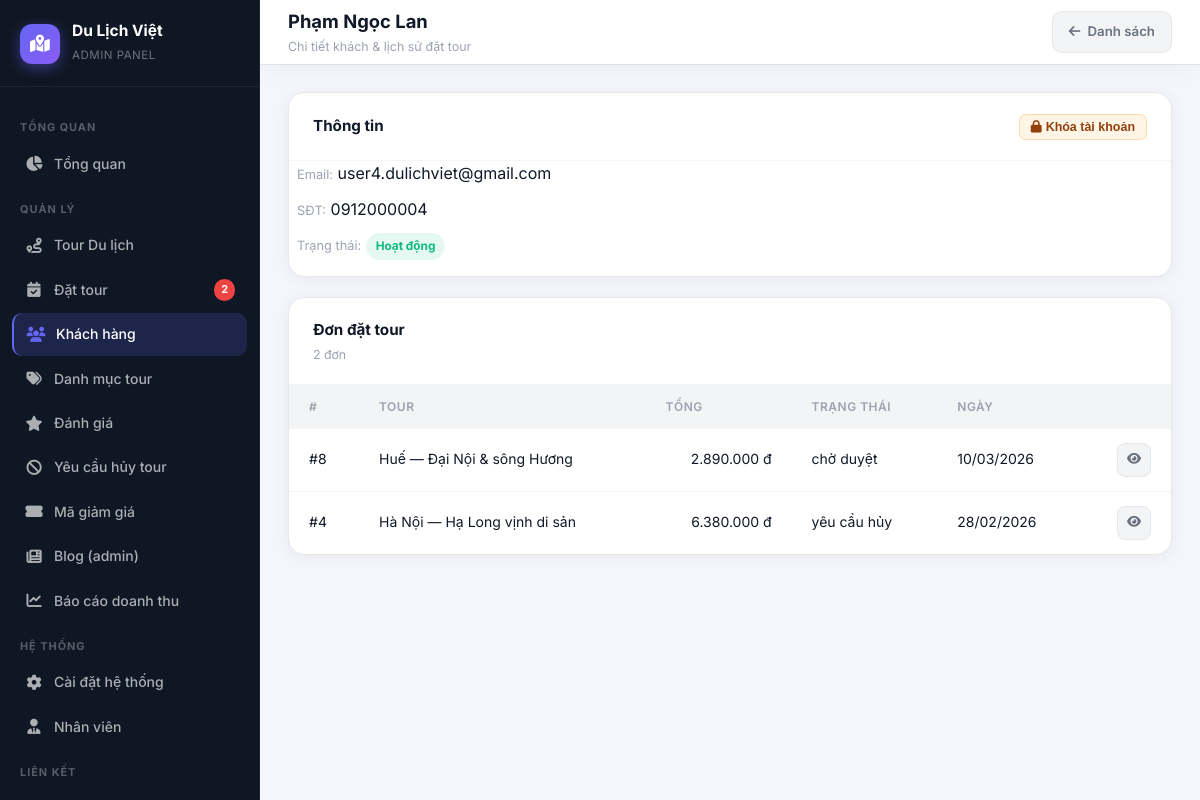
/admin/users/detail.php?id=6 (signed in), run on the app's committed database.
### tables this page shows
CREATE TABLE `users` (
  `id` INT UNSIGNED NOT NULL AUTO_INCREMENT,
  `full_name` VARCHAR(120) NOT NULL,
  `email` VARCHAR(190) NOT NULL,
  `password` VARCHAR(255) NOT NULL,
  `phone` VARCHAR(20) NOT NULL DEFAULT '',
  `role` ENUM('user','staff','admin') NOT NULL DEFAULT 'user',
  `is_active` TINYINT(1) NOT NULL DEFAULT 1,
  `created_at` DATETIME NOT NULL DEFAULT CURRENT_TIMESTAMP,
  `updated_at` DATETIME NULL DEFAULT NULL ON UPDATE CURRENT_TIMESTAMP,
  PRIMARY KEY (`id`),
  UNIQUE KEY `uq_users_email` (`email`),
  KEY `idx_users_role` (`role`)
);

CREATE TABLE `bookings` (
  `id` INT UNSIGNED NOT NULL AUTO_INCREMENT,
  `user_id` INT UNSIGNED NOT NULL,
  `tour_id` INT UNSIGNED NOT NULL,
  `adults` INT UNSIGNED NOT NULL DEFAULT 1,
  `children` INT UNSIGNED NOT NULL DEFAULT 0,
  `departure_date` DATE NULL DEFAULT NULL,
  `coupon_code` VARCHAR(40) NULL DEFAULT NULL,
  `discount_amount` DECIMAL(12,2) NOT NULL DEFAULT 0.00,
  `holiday_surcharge_percent` TINYINT UNSIGNED NOT NULL DEFAULT 0,
  `holiday_surcharge_amount` DECIMAL(12,2) NOT NULL DEFAULT 0.00,
  `total_amount` DECIMAL(12,2) NOT NULL DEFAULT 0.00,
  `status` ENUM(
    'chờ duyệt',
    'đã xác nhận',
    'đã thanh toán',
    'yêu cầu hủy',
    'đã hủy'
  ) NOT NULL DEFAULT 'chờ duyệt',
  `cancel_reason` TEXT NULL DEFAULT NULL,
  `created_at` DATETIME NOT NULL DEFAULT CURRENT_TIMESTAMP,
  `updated_at` DATETIME NULL DEFAULT NULL ON UPDATE CURRENT_TIMESTAMP,
  PRIMARY KEY (`id`),
  KEY `idx_bookings_user` (`user_id`),
  KEY `idx_bookings_tour` (`tour_id`),
  KEY `idx_bookings_status` (`status`),
  KEY `idx_bookings_created` (`created_at`),
  CONSTRAINT `fk_bookings_user`
    FOREIGN KEY (`user_id`) REFERENCES `users` (`id`)
    ON DELETE CASCADE ON UPDATE CASCADE,
  CONSTRAINT `fk_bookings_tour`
    FOREIGN KEY (`tour_id`) REFERENCES `tours` (`id`)
    ON DELETE RESTRICT ON UPDATE CASCADE
);

CREATE TABLE `tours` (
  `id` INT UNSIGNED NOT NULL AUTO_INCREMENT,
  `category_id` INT UNSIGNED NULL DEFAULT NULL,
  `tour_name` VARCHAR(255) NOT NULL,
  `description` TEXT NULL,
  `journey_intro` MEDIUMTEXT NULL DEFAULT NULL,
  `highlights` MEDIUMTEXT NULL DEFAULT NULL,
  `departure_schedule` MEDIUMTEXT NULL DEFAULT NULL,
  `itinerary` MEDIUMTEXT NULL DEFAULT NULL,
  `destination` VARCHAR(255) NOT NULL,
  `duration` VARCHAR(80) NOT NULL DEFAULT '',
  `price` DECIMAL(12,2) NOT NULL DEFAULT 0.00,
  `image_url` VARCHAR(512) NULL DEFAULT NULL,
  `gallery_urls` MEDIUMTEXT NULL DEFAULT NULL,
  `available_slots` INT UNSIGNED NOT NULL DEFAULT 0,
  `status` ENUM('hiện','ẩn') NOT NULL DEFAULT 'hiện',
  `created_at` DATETIME NOT NULL DEFAULT CURRENT_TIMESTAMP,
  `updated_at` DATETIME NULL DEFAULT NULL ON UPDATE CURRENT_TIMESTAMP,
  PRIMARY KEY (`id`),
  KEY `idx_tours_category` (`category_id`),
  KEY `idx_tours_status` (`status`),
  CONSTRAINT `fk_tours_category`
    FOREIGN KEY (`category_id`) REFERENCES `categories` (`id`)
    ON DELETE SET NULL ON UPDATE CASCADE
);

### includes/functions.php (called while the page is built, shortened)
<?php
function app_project_web_base(): string
{
    $sn = str_replace('\\', '/', (string) ($_SERVER['SCRIPT_NAME'] ?? ''));
    $dir = rtrim(dirname($sn), '/');
    $base = preg_replace('#(?:/admin|/staff|/auth|/frontend)(?:/.*)?$#', '', $dir);
    return $base === $dir ? $dir : (string) $base;
}
function app_url(string $path): string
{
    $b = app_project_web_base();
    $path = ltrim($path, '/');
    return ($b === '' ? '' : $b) . '/' . $path;
}
function app_admin_url(string $path): string
{
    return app_url('admin/' . ltrim($path, '/'));
}
function app_asset_url(string $path): string
{
    return app_url('assets/' . ltrim($path, '/'));
}

### admin/users/detail.php (the view, shortened to what this page needs)
<?php
require_once dirname(__DIR__, 2) . '/includes/db.php';
$id = (int) ($_GET['id'] ?? 0);
$user = null;
$bookings = [];
if ($id > 0) {
    try {
        $stmt = $pdo->prepare("SELECT * FROM users WHERE id = :id AND role = 'user' LIMIT 1");
        $stmt->execute(['id' => $id]);
        $user = $stmt->fetch();
        if ($user) {
            $b = $pdo->prepare(
                "SELECT b.id, b.status, b.total_amount, b.created_at, t.tour_name
                 FROM bookings b
                 JOIN tours t ON t.id = b.tour_id
                 WHERE b.user_id = :uid
                 ORDER BY b.created_at DESC"
            );
            $b->execute(['uid' => $id]);
            $bookings = $b->fetchAll();
        }
    } catch (Throwable) {
        $user = null;
    }
}
function h(mixed $v): string
{
    return htmlspecialchars((string) $v, ENT_QUOTES, 'UTF-8');
}
function money_fmt(float $n): string
{
    return number_format($n, 0, ',', '.') . ' đ';
}
$pageTitle    = $user ? h($user['full_name']) : 'Không tìm thấy';
$pageSubtitle = 'Chi tiết khách & lịch sử đặt tour';
$activePage   = 'users';
$listUrl = htmlspecialchars(app_admin_url('users/list.php'), ENT_QUOTES, 'UTF-8');
$topbarActions = <<<HTML
  <a href="{$listUrl}" class="topbar-btn topbar-btn-ghost"><i class="fas fa-arrow-left"></i> Danh sách</a>
HTML;
require dirname(__DIR__, 2) . '/includes/admin_header.php';
?>
<?php if (!$user): ?>
  <div class="data-card"><p class="cell-muted">Không có khách này.</p><a href="list.php" class="btn btn-ghost btn-sm">← Quay lại</a></div>
<?php else: ?>
  <div class="data-card" style="margin-bottom:20px">
    <div class="data-card-header">
      <div>
        <div class="data-card-title">Thông tin</div>
      </div>
      <form method="post" action="toggle_status.php" style="margin:0">
        <button type="submit" class="btn btn-warning-ghost btn-sm">
          <i class="fas fa-<?= (int) $user['is_active'] === 1 ? 'lock' : 'unlock' ?>"></i>
          <?= (int) $user['is_active'] === 1 ? 'Khóa tài khoản' : 'Mở khóa' ?>
        </button>
      </form>
    </div>
    <div style="padding:0 8px 16px;display:grid;gap:10px">
      <div><span class="cell-muted">Email:</span> <?= h($user['email']) ?></div>
      <div><span class="cell-muted">SĐT:</span> <?= h($user['phone']) ?></div>
      <div>
        <span class="cell-muted">Trạng thái:</span>
        <?php if ((int) $user['is_active'] === 1): ?>
          <span class="badge badge-success">Hoạt động</span>
        <?php else: ?>
          <span class="badge badge-danger">Đã khóa</span>
        <?php endif; ?>
      </div>
    </div>
  </div>
  <div class="data-card">
    <div class="data-card-header">
      <div>
        <div class="data-card-title">Đơn đặt tour</div>
        <div class="data-card-sub"><?= count($bookings) ?> đơn</div>
      </div>
    </div>
    <div style="overflow-x:auto">
      <table class="admin-table">
        <thead>
          <tr>
            <th>#</th>
            <th>Tour</th>
            <th class="cell-right">Tổng</th>
            <th>Trạng thái</th>
            <th>Ngày</th>
            <th class="cell-right"></th>
          </tr>
        </thead>
        <tbody>
          <?php if (empty($bookings)): ?>
            <tr><td colspan="6"><div class="empty-state"><i class="fas fa-receipt"></i><p>Chưa có đơn.</p></div></td></tr>
          <?php else: ?>
            <?php foreach ($bookings as $bk): ?>
              <tr>
                <td>#<?= (int) $bk['id'] ?></td>
                <td><?= h($bk['tour_name']) ?></td>
                <td class="cell-right"><?= money_fmt((float) $bk['total_amount']) ?></td>
                <td><?= h($bk['status']) ?></td>
                <td class="cell-muted"><?= date('d/m/Y', strtotime((string) $bk['created_at'])) ?></td>
                <td class="cell-right">
                  <a href="<?= h(app_admin_url('bookings/detail.php?id=' . (int) $bk['id'])) ?>" class="btn btn-ghost btn-sm btn-icon"><i class="fas fa-eye"></i></a>
                </td>
              </tr>
            <?php endforeach; ?>
          <?php endif; ?>
        </tbody>
      </table>
    </div>
  </div>
<?php endif; ?>
<?php require dirname(__DIR__, 2) . '/includes/admin_footer.php'; ?>

### includes/admin_header.php (shortened to what this page needs)
<?php
require_once __DIR__ . '/functions.php';
$activePage   = isset($activePage)   ? (string) $activePage   : 'dashboard';
$pageTitle    = isset($pageTitle)    ? (string) $pageTitle    : 'Tổng quan';
$pageSubtitle = isset($pageSubtitle) ? (string) $pageSubtitle : '';
$adminRole = isset($_SESSION['role'])      ? (string) $_SESSION['role']      : 'admin';
$pendingCount = 0;
try {
    $res = $pdo->query("SELECT COUNT(*) FROM bookings WHERE status = 'chờ duyệt'");
    $pendingCount = (int) $res->fetchColumn();
} catch (Throwable) {}
function adminH(mixed $v): string {
    return htmlspecialchars((string) $v, ENT_QUOTES, 'UTF-8');
}
?>
<!doctype html>
<html lang="vi">
<head>
  <link rel="stylesheet" href="https://cdnjs.cloudflare.com/ajax/libs/font-awesome/6.5.0/css/all.min.css" />
  <link rel="stylesheet" href="<?= htmlspecialchars(app_asset_url('css/admin.css'), ENT_QUOTES, 'UTF-8') ?>" />
</head>
<body>
<div class="admin-layout">
  <aside class="admin-sidebar" id="adminSidebar">
    <a href="<?= htmlspecialchars(app_admin_url('index.php'), ENT_QUOTES, 'UTF-8') ?>" class="sidebar-brand">
      <div class="brand-icon"><i class="fas fa-map-marked-alt"></i></div>
      <div class="brand-text">
        <strong>Du Lịch Việt</strong>
        <span>Admin Panel</span>
      </div>
    </a>
    <nav class="sidebar-nav">
      <div class="nav-section-label">Tổng quan</div>
      <a href="<?= htmlspecialchars(app_admin_url('index.php'), ENT_QUOTES, 'UTF-8') ?>" class="nav-item <?= $activePage === 'dashboard' ? 'active' : '' ?>">
        <i class="fas fa-chart-pie"></i> Tổng quan
      </a>
      <div class="nav-section-label">Quản lý</div>
      <a href="<?= htmlspecialchars(app_admin_url('tours/list.php'), ENT_QUOTES, 'UTF-8') ?>" class="nav-item <?= $activePage === 'tours' ? 'active' : '' ?>">
        <i class="fas fa-route"></i> Tour Du lịch
      </a>
      <a href="<?= htmlspecialchars(app_admin_url('bookings/list.php'), ENT_QUOTES, 'UTF-8') ?>" class="nav-item <?= $activePage === 'bookings' ? 'active' : '' ?>">
        <i class="fas fa-calendar-check"></i> Đặt tour
        <?php if ($pendingCount > 0): ?>
          <span class="nav-badge"><?= $pendingCount ?></span>
        <?php endif; ?>
      </a>
      <a href="<?= htmlspecialchars(app_admin_url('users/list.php'), ENT_QUOTES, 'UTF-8') ?>" class="nav-item <?= $activePage === 'users' ? 'active' : '' ?>">
        <i class="fas fa-users"></i> Khách hàng
      </a>
      <a href="<?= htmlspecialchars(app_admin_url('categories/list.php'), ENT_QUOTES, 'UTF-8') ?>" class="nav-item <?= $activePage === 'categories' ? 'active' : '' ?>">
        <i class="fas fa-tags"></i> Danh mục tour
      </a>
      <a href="<?= htmlspecialchars(app_admin_url('reviews/list.php'), ENT_QUOTES, 'UTF-8') ?>" class="nav-item <?= $activePage === 'reviews' ? 'active' : '' ?>">
        <i class="fas fa-star"></i> Đánh giá
      </a>
      <a href="<?= htmlspecialchars(app_admin_url('cancel_requests/list.php'), ENT_QUOTES, 'UTF-8') ?>" class="nav-item <?= $activePage === 'cancel_requests' ? 'active' : '' ?>">
        <i class="fas fa-ban"></i> Yêu cầu hủy tour
      </a>
      <a href="<?= htmlspecialchars(app_admin_url('coupons/list.php'), ENT_QUOTES, 'UTF-8') ?>" class="nav-item <?= $activePage === 'coupons' ? 'active' : '' ?>">
        <i class="fas fa-ticket-alt"></i> Mã giảm giá
      </a>
      <a href="<?= htmlspecialchars(app_admin_url('blog/list.php'), ENT_QUOTES, 'UTF-8') ?>" class="nav-item <?= $activePage === 'blog_admin' ? 'active' : '' ?>">
        <i class="fas fa-newspaper"></i> Blog (admin)
      </a>
      <a href="<?= htmlspecialchars(app_admin_url('reports/revenue.php'), ENT_QUOTES, 'UTF-8') ?>" class="nav-item <?= $activePage === 'reports' ? 'active' : '' ?>">
        <i class="fas fa-chart-line"></i> Báo cáo doanh thu
      </a>
      <?php if ($adminRole === 'admin'): ?>
      <div class="nav-section-label">Hệ thống</div>
      <a href="<?= htmlspecialchars(app_admin_url('settings/index.php'), ENT_QUOTES, 'UTF-8') ?>" class="nav-item <?= $activePage === 'settings' ? 'active' : '' ?>">
        <i class="fas fa-cog"></i> Cài đặt hệ thống
      </a>
      <a href="<?= htmlspecialchars(app_admin_url('staff/list.php'), ENT_QUOTES, 'UTF-8') ?>" class="nav-item <?= $activePage === 'staff' ? 'active' : '' ?>">
        <i class="fas fa-user-tie"></i> Nhân viên
      </a>
      <?php endif; ?>
      <div class="nav-section-label">Liên kết</div>
      <a href="<?= htmlspecialchars(app_url('frontend/index.php'), ENT_QUOTES, 'UTF-8') ?>" class="nav-item">
      </a>
    </nav>
  </aside>
  <main class="admin-main">
    <header class="admin-topbar">
      <div class="topbar-title">
        <h1><?= adminH($pageTitle) ?></h1>
        <?php if ($pageSubtitle): ?>
          <p><?= adminH($pageSubtitle) ?></p>
        <?php endif; ?>
      </div>
      <div class="topbar-actions">
        <?= $topbarActions ?? '' ?>
      </div>
    </header>
    <div class="admin-body">

### data on the page
users: full_name "Phạm Ngọc Lan", email "user4.dulichviet@gmail.com", phone "0912000004"
bookings: id "8", tour.tour_name "Huế — Đại Nội & sông Hương", total_amount "2.890.000 đ", status "chờ duyệt", created_at "10/03/2026"
bookings: id "4", tour.tour_name "Hà Nội — Hạ Long vịnh di sản", total_amount "6.380.000 đ", status "yêu cầu hủy", created_at "28/02/2026"

### other printed values
$pendingCount "2"
adminH($pageSubtitle) "Chi tiết khách & lịch sử đặt tour"
count($bookings) "2"
